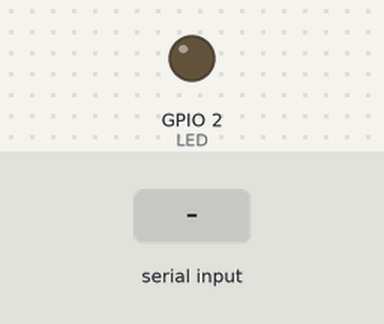
A sketch run on a simulated ESP32. Parts: output pins drawn as LEDs (lit = HIGH). Inputs (shaded band) come from the test bench. Nothing arrives over Bluetooth unless stated.

Above: at 1.2 s.
1.3 s: "1" received over the second serial link
At 1.7 s:
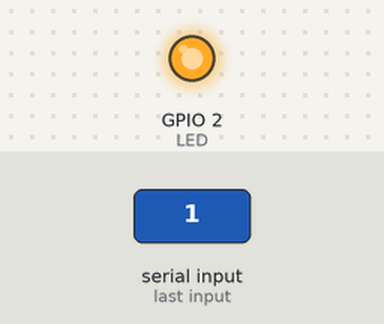
2.8 s: "0" received over the second serial link
At 4.1 s:
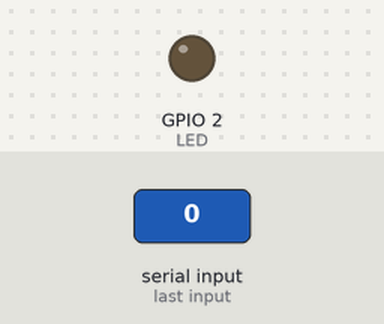
Timing chart, 0 to 5.8 s (numbered marks = the images above; inputs shaded):
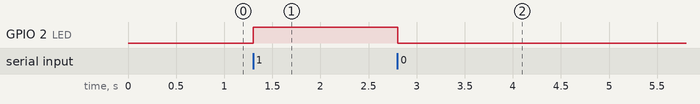

Measured:
- after the input at 1.3 s, GPIO 2 (LED): LOW → HIGH at once
- after the input at 2.8 s, GPIO 2 (LED): HIGH → LOW at once

The sketch:

ServidorBluetoothESP32.ino
```cpp
/*
 * Programa para acionar e desacionar o LED integrado do ESP32 via bluetooth
 * (Usando um aplicativo como o Bluetooth Terminal).
 * O aplicativo poderá ser substituido por um de construção própria.
*/

#include "BluetoothSerial.h"
#define LED 2

BluetoothSerial bluetoothSerial; // Cria um objeto Bluetooth

int valorRecebido; // Variável que sera usada para armazenar o valor recebido do aplicativo Android
void setup() {
  bluetoothSerial.begin("ESP32BluetoothCtism"); // Configura "ESP32BluetoothCtism" como nome do dispositivo bluetooth.
  pinMode(LED, OUTPUT); // Define o pino 2 como saída;
  digitalWrite(LED, LOW); // Iniciar com o LED desligado;
}

void loop() {
  if (bluetoothSerial.available()) { // Verifica se alguma informação foi recebida pelo bluetooth.
    valorRecebido = bluetoothSerial.read(); // Armazena a informação recebida na variável valorRecebido.
    // O valor recebido do aplicativo Android é um caractere.
    if (valorRecebido == 48) { // 48 é valor decimal correspondente ao caractere '0' da tabela ASCII.
        digitalWrite(LED, LOW);
        bluetoothSerial.println("LED foi desligado");
    }

    if (valorRecebido == 49) { // 49 é valor decimal correspondente ao caractere '1' da tabela ASCII.
        digitalWrite(LED, HIGH);
        bluetoothSerial.println("LED foi ligado");
    }
  }
  delay(100);
}
```
